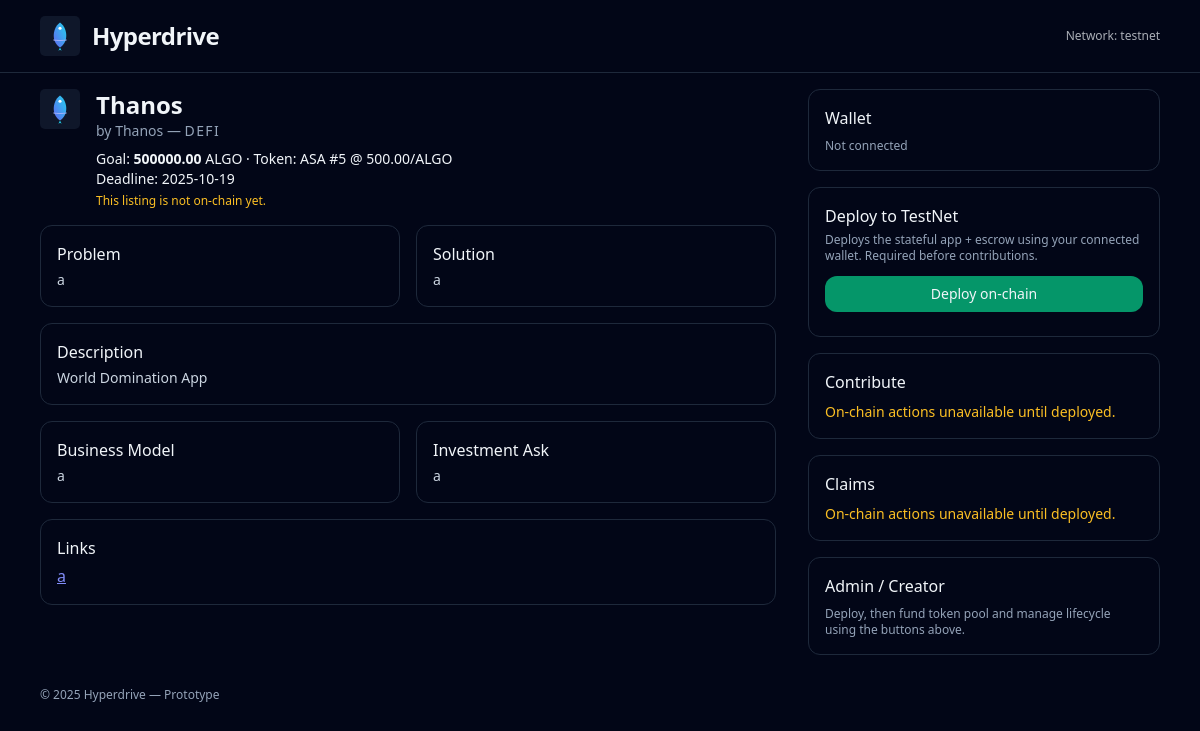
The page /projects/1 on the database as committed earlier.
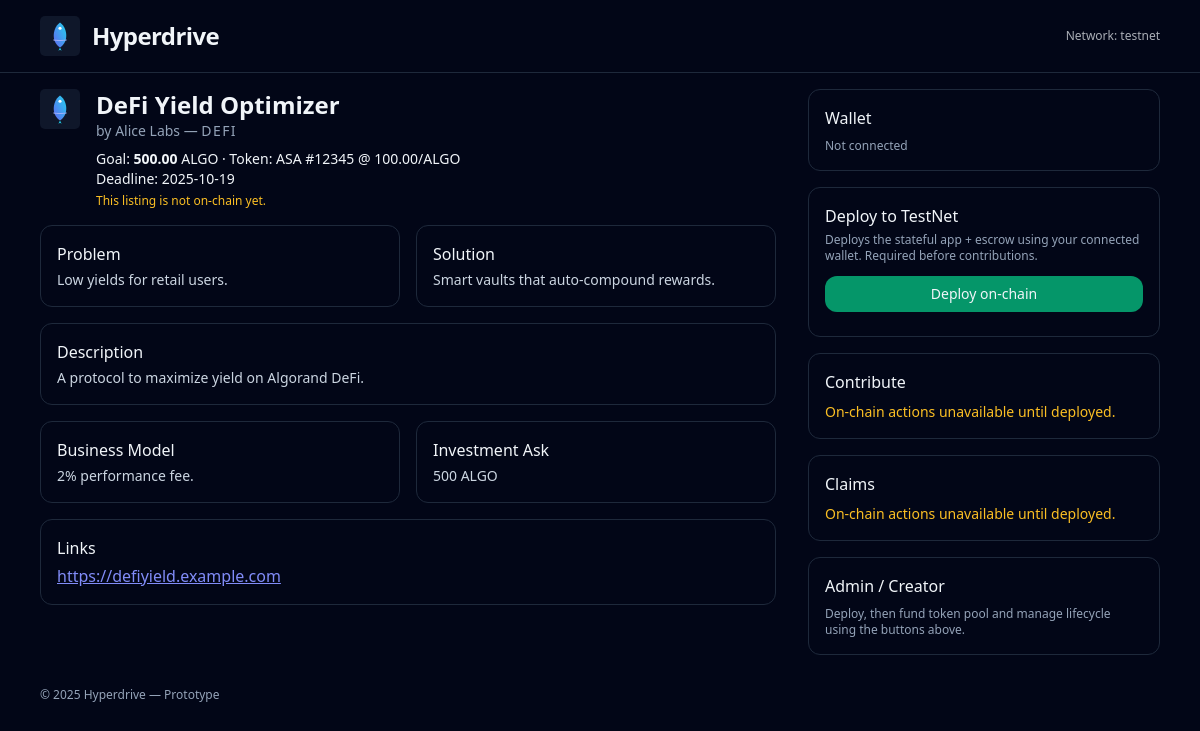
The same page on the database as committed later.
### backend/models.py (models this page shows)
class Project(Base):
    __tablename__ = "projects"
    id = Column(Integer, primary_key=True, index=True)
    name = Column(String(200), nullable=False)
    creator = Column(String(200), nullable=False)
    category = Column(String(50), nullable=False)
    goal_microalgos = Column(Integer, nullable=False)
    token_asset_id = Column(Integer, nullable=False)
    token_rate_per_algo = Column(Float, nullable=False)  # tokens per ALGO
    token_pool = Column(Integer, nullable=False)
    description = Column(Text, default="")
    problem = Column(Text, default="")
    solution = Column(Text, default="")
    business_model = Column(Text, default="")
    investment_ask = Column(Text, default="")
    incentive_pool = Column(Text, default="")
    contact_email = Column(String(200), default="")
    project_link = Column(String(500), default="")
    created_at = Column(DateTime, default=datetime.utcnow)
    deadline_at = Column(DateTime, nullable=False)
    app_id = Column(Integer, nullable=True)
    escrow_address = Column(String(100), nullable=True)

### backend/app.py (the view)
@app.get("/projects/{project_id}", response_class=HTMLResponse)
def project_detail(project_id: int, request: Request, db: Session = Depends(get_db)):
    project = db.get(Project, project_id)
    if not project:
        raise HTTPException(status_code=404, detail="Project not found")
    return templates.TemplateResponse(
        "project_detail.html",
        {"request": request, "p": project, "network": get_network_hint()},
    )

### backend/templates/project_detail.html (shortened to what the changed rows need)
{% extends "base.html" %}
{% block content %}
<div class="grid md:grid-cols-3 gap-8">
  <div class="md:col-span-2 space-y-4">
    <div class="flex items-start gap-4">
      <div>
        <div class="text-2xl font-semibold">{{ p.name }}</div>
        <div class="text-slate-400 text-sm">by {{ p.creator }} — <span class="uppercase tracking-widest">{{ p.category }}</span></div>
        <div class="text-sm mt-2">
          Goal: <b>{{ '%.2f' % (p.goal_microalgos / 1_000_000) }}</b> ALGO · Token: ASA #{{ p.token_asset_id }} @ {{ '%.2f' % p.token_rate_per_algo }}/ALGO
        </div>
        <div class="text-sm">Deadline: {{ p.deadline_at.date() }}</div>
        {% if p.app_id %}
          <div class="text-xs text-slate-400 mt-1">App ID: {{ p.app_id }} · Escrow: {{ p.escrow_address }}</div>
        {% else %}
          <div class="text-xs text-amber-400 mt-1">This listing is not on-chain yet.</div>
        {% endif %}
      </div>
    </div>
    <div class="grid md:grid-cols-2 gap-4">
      <div class="p-4 rounded-xl border border-slate-800">
        <div class="font-medium mb-1">Problem</div>
        <div class="text-sm text-slate-300 whitespace-pre-wrap">{{ p.problem }}</div>
      </div>
      <div class="p-4 rounded-xl border border-slate-800">
        <div class="font-medium mb-1">Solution</div>
        <div class="text-sm text-slate-300 whitespace-pre-wrap">{{ p.solution }}</div>
      </div>
      <div class="p-4 rounded-xl border border-slate-800 md:col-span-2">
        <div class="font-medium mb-1">Description</div>
        <div class="text-sm text-slate-300 whitespace-pre-wrap">{{ p.description }}</div>
      </div>
      <div class="p-4 rounded-xl border border-slate-800">
        <div class="font-medium mb-1">Business Model</div>
        <div class="text-sm text-slate-300 whitespace-pre-wrap">{{ p.business_model }}</div>
      </div>
      <div class="p-4 rounded-xl border border-slate-800">
        <div class="font-medium mb-1">Investment Ask</div>
        <div class="text-sm text-slate-300 whitespace-pre-wrap">{{ p.investment_ask }}</div>
      </div>
      <div class="p-4 rounded-xl border border-slate-800 md:col-span-2">
        <div class="font-medium mb-1">Links</div>
        <a class="text-indigo-400 underline" target="_blank" href="{{ p.project_link }}">{{ p.project_link }}</a>
      </div>
    </div>
  </div>
</div>
{% endblock %}

Rows that differ between the two databases and show on the page:
changed Project "DEFI": name "Thanos" → "DeFi Yield Optimizer"; creator "Thanos" → "Alice Labs"; p.goal_microalgos/1_000_000 "500000.00" → "500.00"; token_asset_id "5" → "12345"; token_rate_per_algo "500.00" → "100.00"; problem "a" → "Low yields for retail users."; solution "a" → "Smart vaults that auto-compound rewards."; description "World Domination App" → "A protocol to maximize yield on Algorand DeFi."; business_model "a" → "2% performance fee."; investment_ask "a" → "500 ALGO"; project_link "a" → "https://defiyield.example.com"
